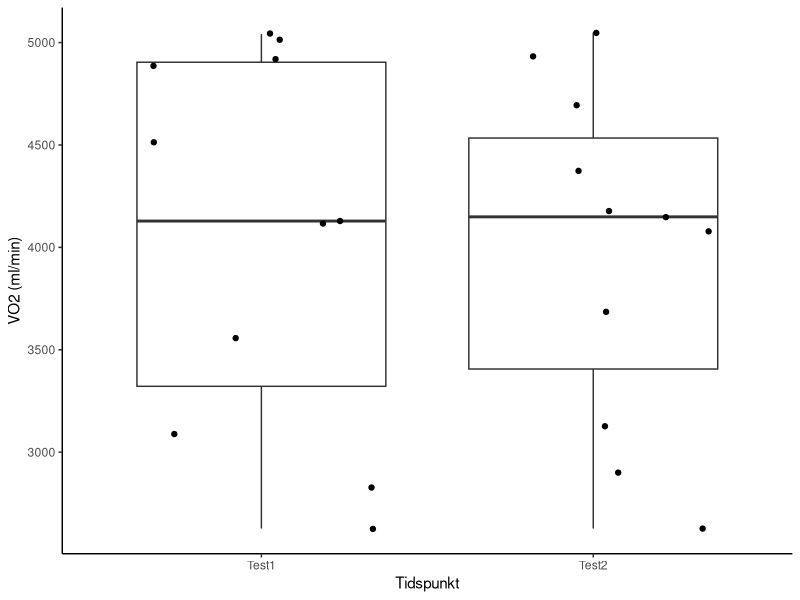

The R source for this figure:
## ---- chunk 1
library(readxl)
library(tidyverse)
# Legger inn datasett fra excel
Dat <- read_excel("Data/vo2maksTest.xlsx") %>%
  mutate(diff = test2 - test1) %>%
  # Regner ut prosentvis endring med sd
  summarise(s = sd(diff),
            te = s / sqrt(2),
            m = mean(c(test1, test2)),
            cv = (te / m) * 100) 





cv <- round(Dat$cv, 2)

Standardavik <- round(Dat$s, 2)

## ---- chunk 2


library(tidyverse)
library(readxl)


ark3 <- read_excel("Data/vo2maksTestark2.xlsx")


ark3

# Lager boxplot per gruppe
ggplot(ark3, aes(tid, vo2)) + geom_boxplot() + geom_jitter() +
labs(x = "Tidspunkt",
     y = "VO2 (ml/min)") +
  theme_classic() 

